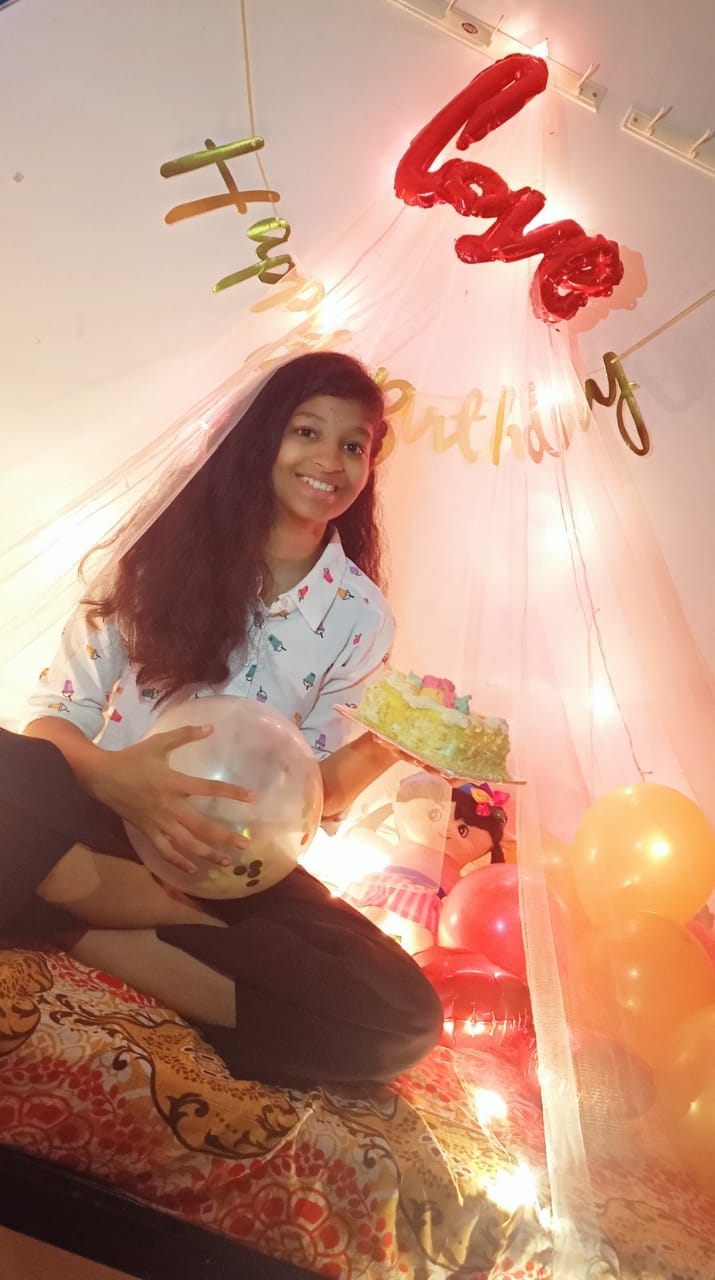
#> input picture sketch/lusuuuu.jpg, 715 x 1280 px
$ python main.py
#> lines starting #> are read from the running program, lines starting #| are printed output that depends on the picture
import cv2
image = cv2.imread("lusuuuu.jpg")
#> image is the input picture: shape (1280, 715, 3); mean B, G, R 126.8, 147.4, 192.8
grey_filter = cv2.cvtColor(image, cv2.COLOR_BGR2GRAY)
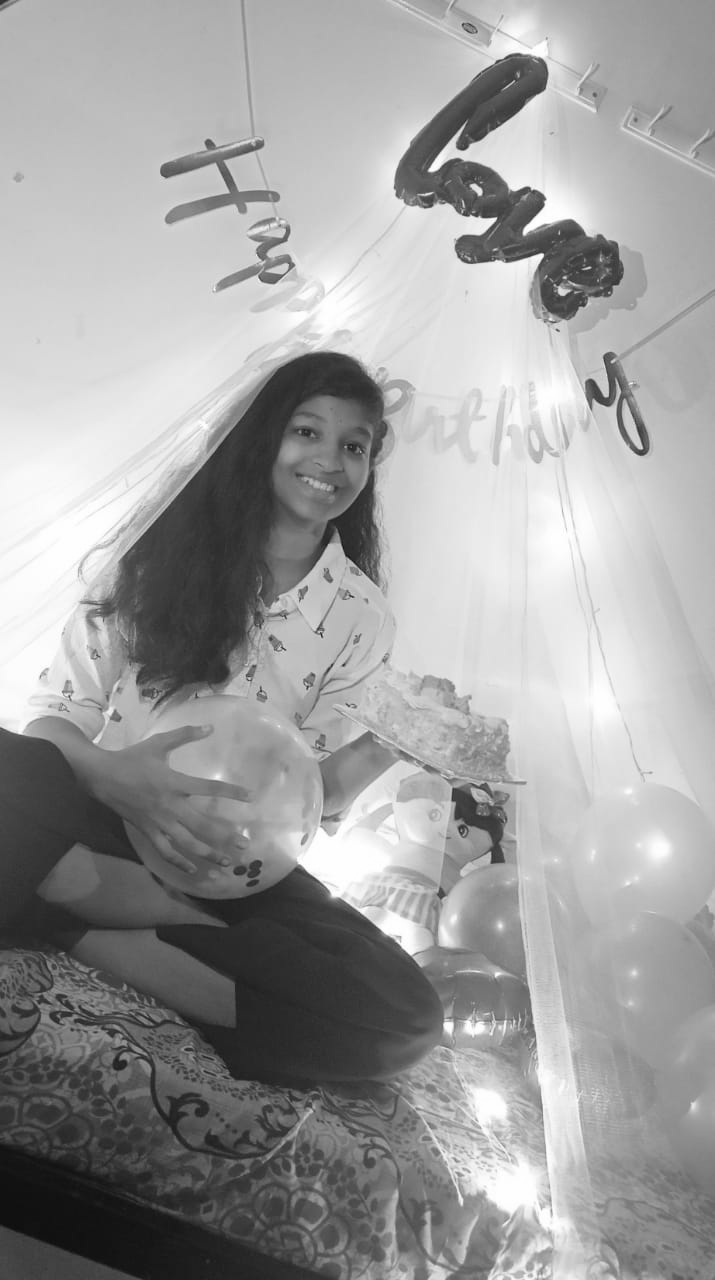
#> grey_filter: shape (1280, 715); min 13, max 255, mean 158.6
invert = cv2.bitwise_not(grey_filter)
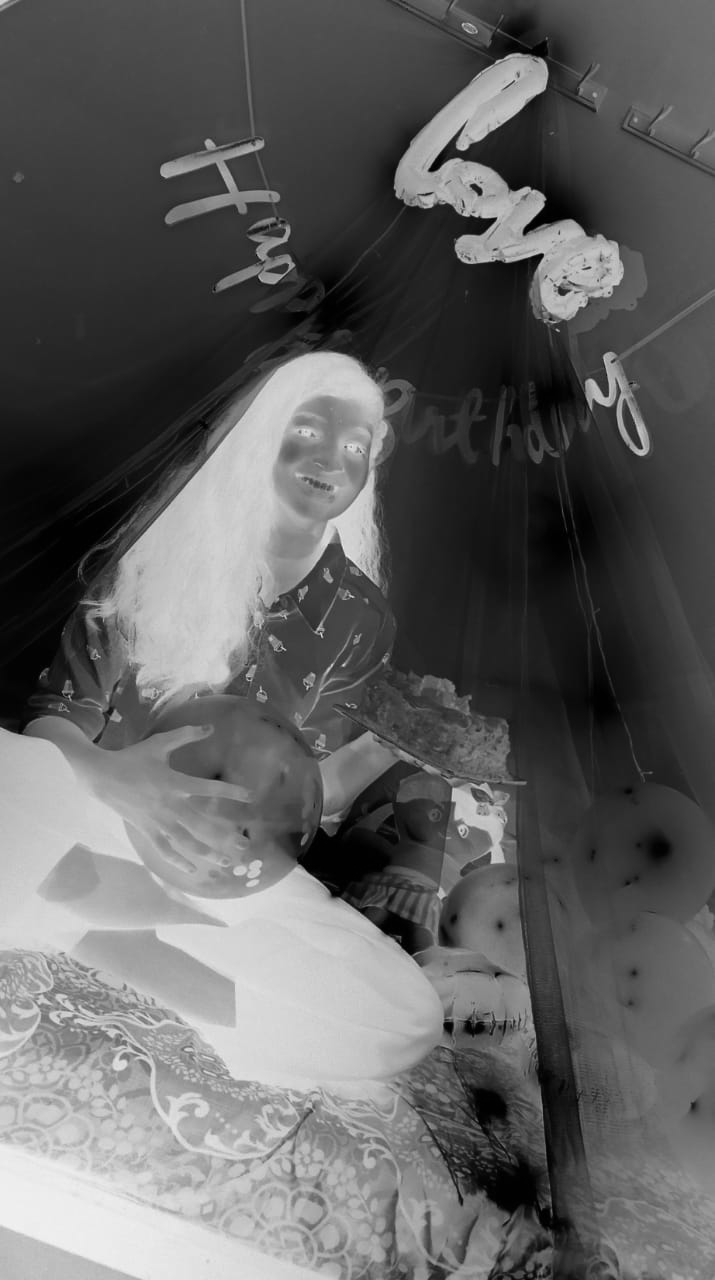
#> invert: shape (1280, 715); min 0, max 242, mean 96.4
blue = cv2.GaussianBlur(invert,(21,21),0)
invertedblur = cv2.bitwise_not(blue)
sketch_filter  =cv2.divide(grey_filter, invertedblur,scale=256.0)
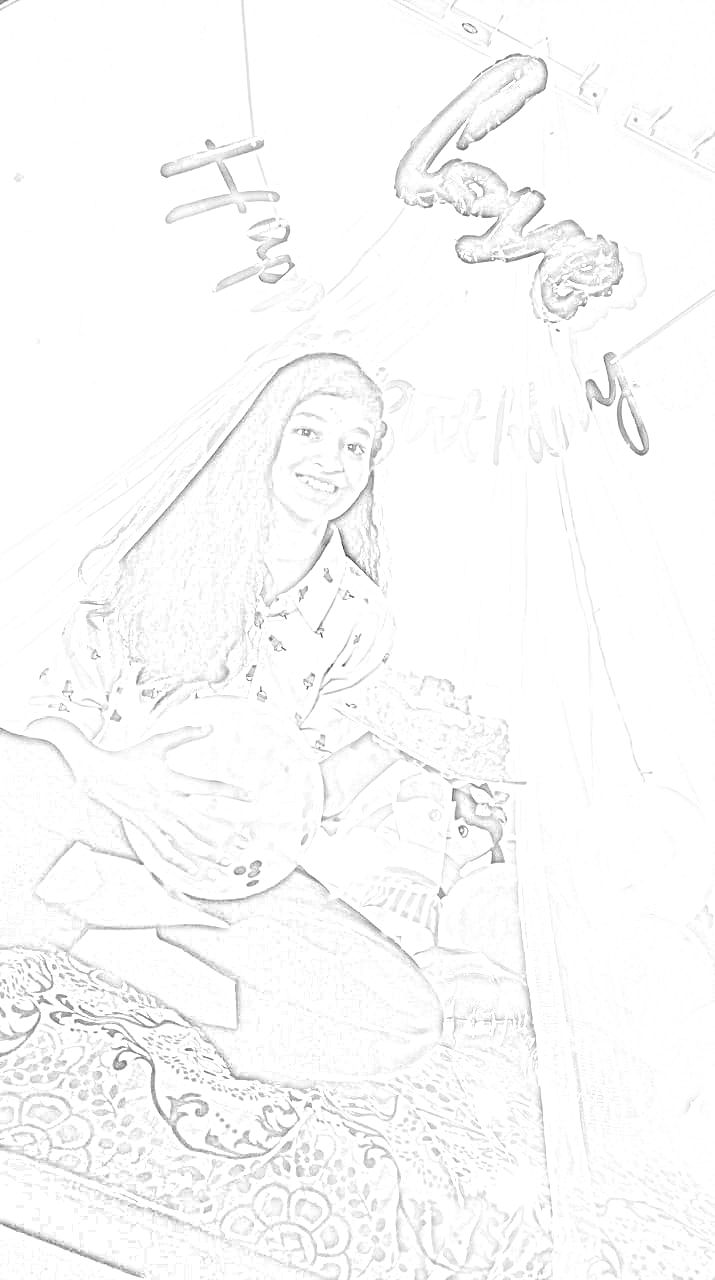
#> sketch_filter: shape (1280, 715); min 53, max 255, mean 250.2
cv2.imwrite("output6.jpg",sketch_filter)
cv2.imwrite("output6.jpg",sketch_filter)

$ run again, with sketch/jesus.jpg copied over sketch/lusuuuu.jpg
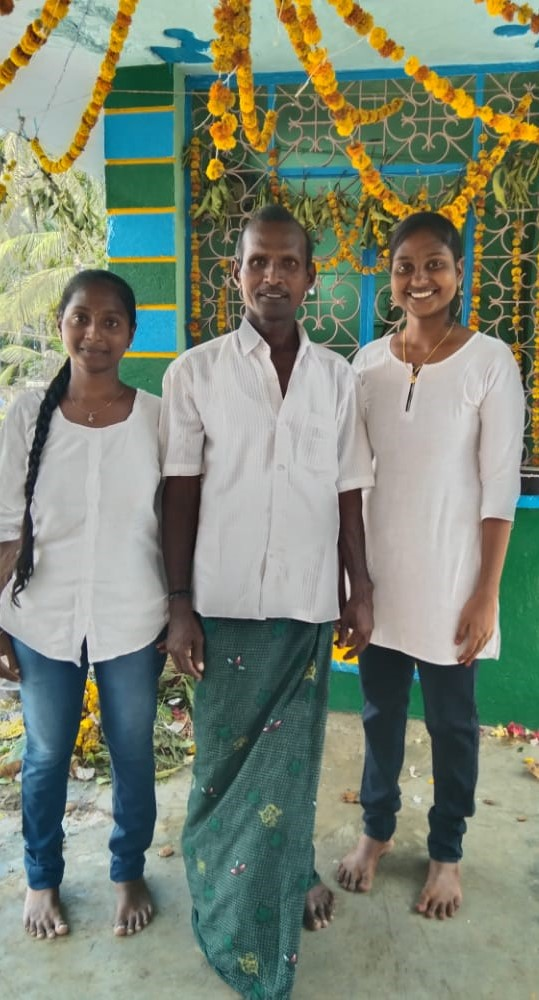
#> input picture sketch/jesus.jpg, 539 x 1000 px
#> image is the input picture: shape (1000, 539, 3); mean B, G, R 117.7, 134.1, 125.1
#> `invertedblur = cv2.bitwise_not(blue)`:
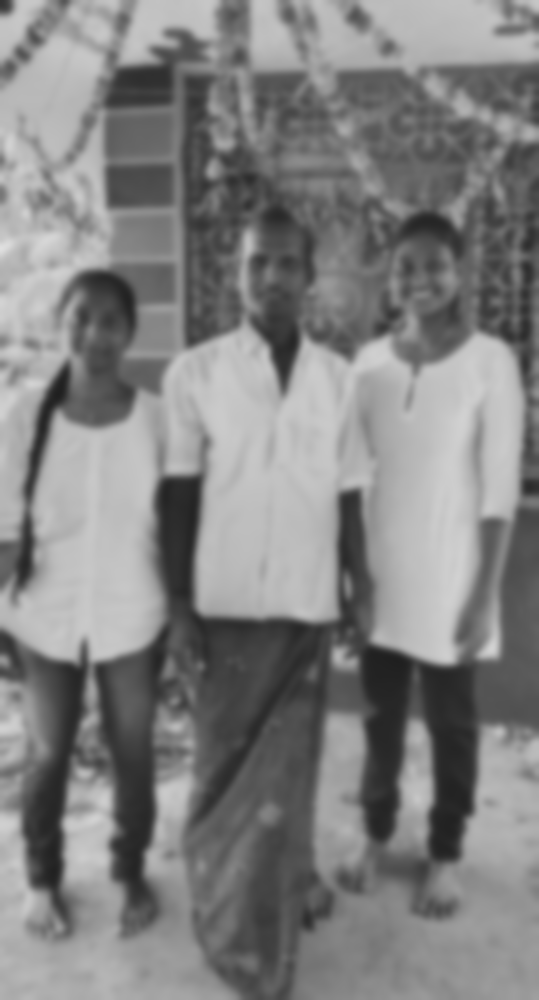
#> invertedblur: shape (1000, 539); min 31, max 224, mean 129.5
#> `sketch_filter  =cv2.divide(grey_filter, invertedblur,scale=256.0)`:
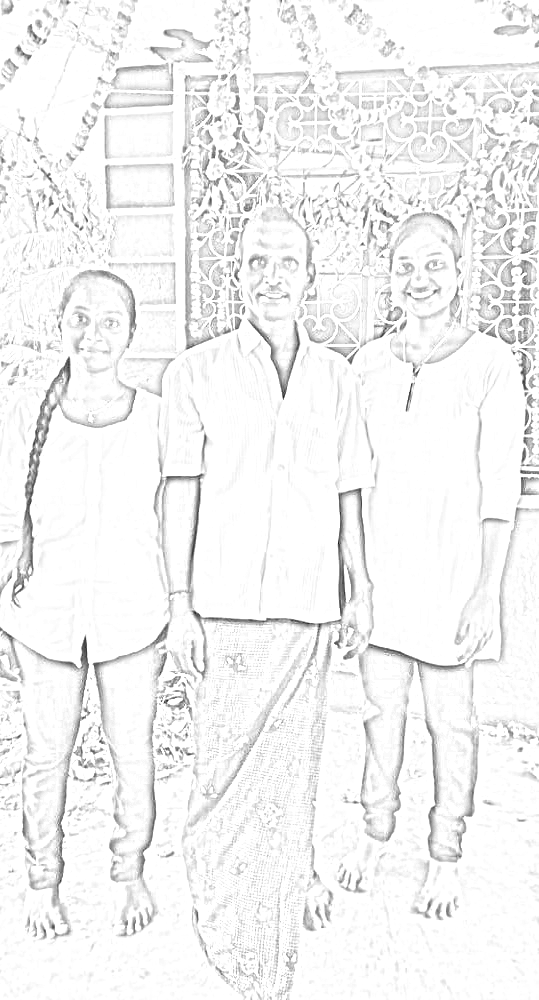
#> sketch_filter: shape (1000, 539); min 23, max 255, mean 242.8

$ run again, with sketch/madhu.jpg copied over sketch/lusuuuu.jpg
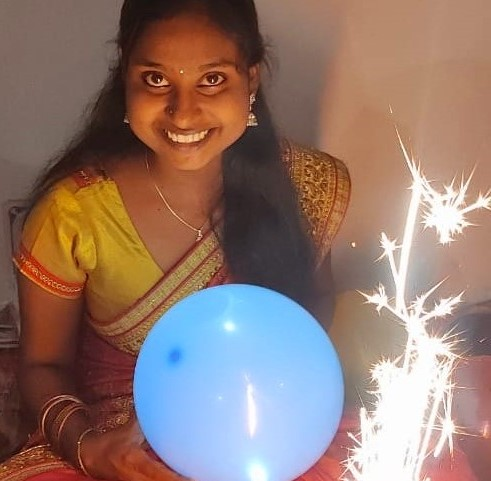
#> input picture sketch/madhu.jpg, 491 x 481 px
#> image is the input picture: shape (481, 491, 3); mean B, G, R 109.5, 119, 145.5
#> `invertedblur = cv2.bitwise_not(blue)`:
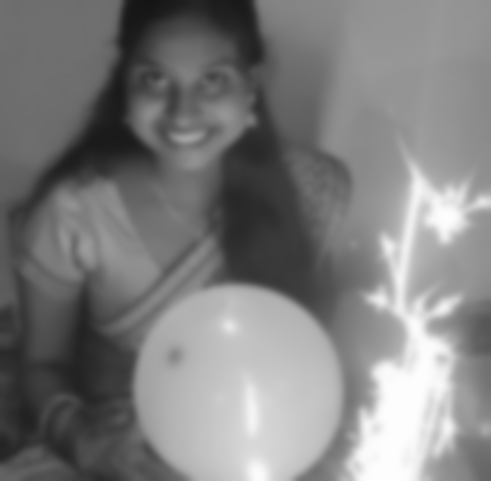
#> invertedblur: shape (481, 491); min 21, max 253, mean 125.8
#> `sketch_filter  =cv2.divide(grey_filter, invertedblur,scale=256.0)`:
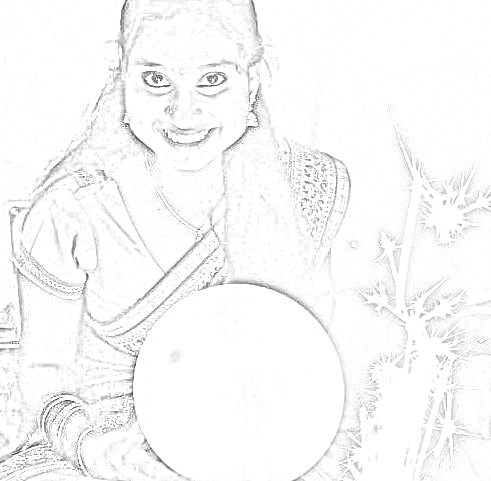
#> sketch_filter: shape (481, 491); min 45, max 255, mean 248.4
